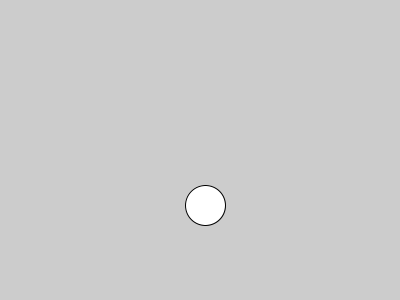
Frame 1 (no input)
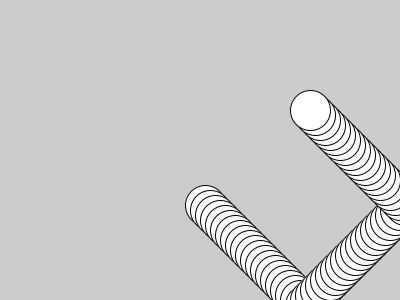
Frame 60 (the mouse pressed at the canvas centre just before this capture)
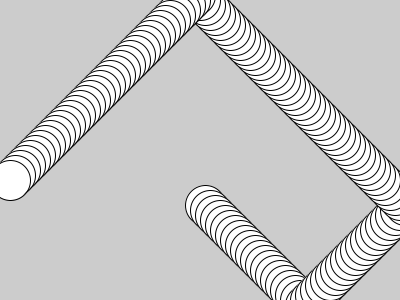
Frame 120 (the mouse held since frame 60 and released just before this capture)

The Processing sketch that drew these frames (run headless with seeded random() and noise(); from frame 60 on, the mouse is pressed at the canvas centre):

// Processing sketch: pelota_que_rebota
// ── pelota_que_rebota.pde
//variables para X
float posX;
float dirX;
float velX;

//variables para Y
float posY;
float dirY;
float velY;

void setup() {
  size(400, 300);
  //valores iniciales a todas las variables
  posX = width/2;
  posY = 200;
  dirX = 1;
  velX = 5;
  dirY = 1;
  velY = 5;
}

void draw() {
  posX = posX + velX * dirX; 
  posY = posY + velY * dirY;

  //definir minimo y maximo, si llega a cualquier lao, cambia direccion
  if (posX>width || posX<0 ) {
    dirX = dirX * -1;
  }

  //definir minimo y maximo, si llega a cualquier lao, cambia direccion
  if (posY>height || posY<0 ) {
    dirY = dirY * -1;
  }
  
  ellipse(posX, posY, 40, 40);
}
